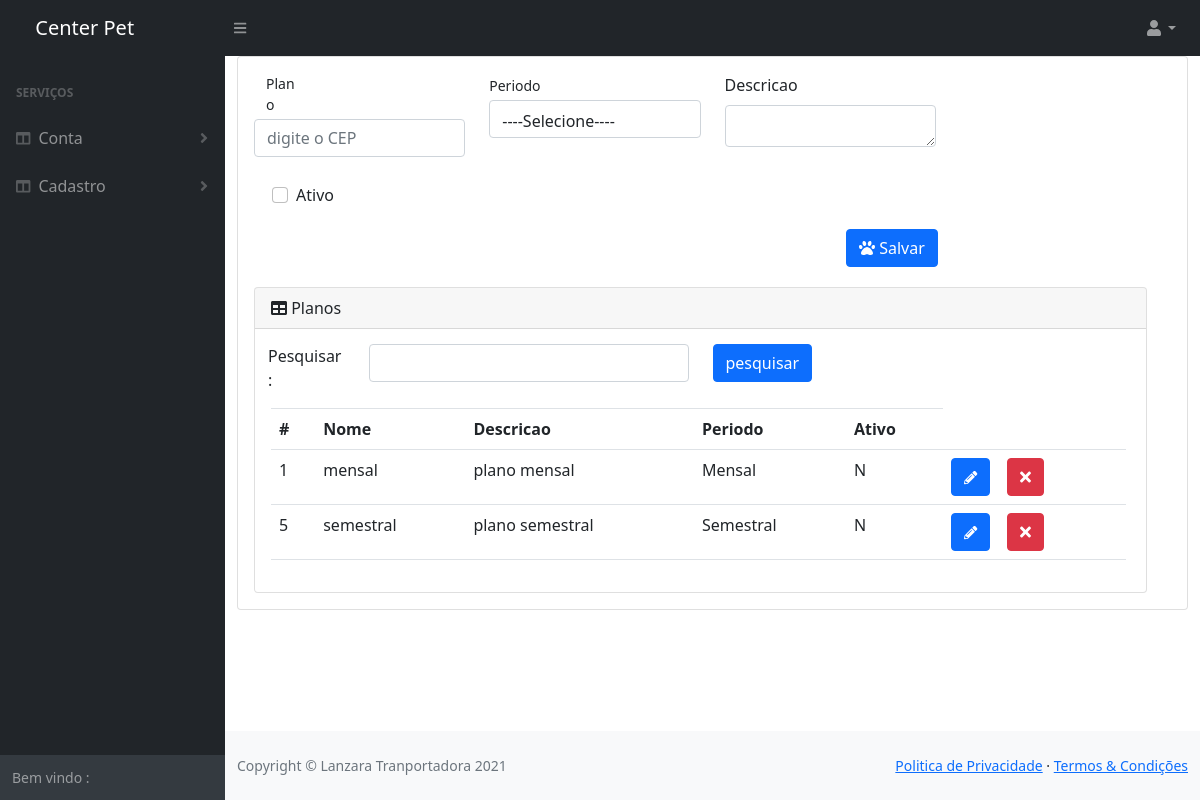
/sistema/Cad_planos.php (signed in), run on the app's committed database.
### tables this page shows
CREATE TABLE `planos` (
  `id_plano` int(11) NOT NULL,
  `nome_plano` varchar(300) NOT NULL,
  `Descricao` varchar(300) NOT NULL,
  `tempo` varchar(300) NOT NULL,
  `ativo` varchar(10) NOT NULL
);

### sistema/Cad_planos.php (the view, shortened to what this page needs)
<!DOCTYPE html>
<html lang="pt-BR">
<head>
    <link href="css/styles.css" rel="stylesheet" />
    <link href="https://cdn.jsdelivr.net/npm/bootstrap@5.0.1/dist/css/bootstrap.min.css" rel="stylesheet">
    <link href="https://cdn.datatables.net/1.10.20/css/dataTables.bootstrap4.min.css" rel="stylesheet" />
    <?php
    $TempoP = array(
        "" => "----Selecione----",
        "Mensal" => "Mensal",
        "Semestral" => "Semestral",
        "Anual" => "Anual"
    );
    ?>
</head>
<body class="sb-nav-fixed">
    <?php include 'nav.php'; ?>
    <div id="layoutSidenav">
        <?php include 'menu_lateral.php'; ?>
        <div id="layoutSidenav_content">
            <main>
                <div class="container-fluid">
                    <div class="card">
                        <div class="card-body">
                            <form id="formExemplo" method="post" action="crud/crud_planos.php" data-toggle="validator" role="form">
                                <div class="form-group row">
                                    <div class=" col-md-3">
                                        <label for="cep" class="small col-md-3 mb-1">Plano</label>
                                        <input name="nome_plano" type="text" placeholder="digite o CEP" class="form-control" id="cep" value="<?php if (isset($_GET["id_plano"])) {
                                                                                                                                            echo $dados["nome_plano"];
                                                                                                                                        } ?>">
                                    </div>
                                    <div class="form-group col-md-3 mb-0">
                                        <label class="small mb-1" for="cmbR">Periodo</label>
                                        <select id="cmbR" class="form-control py-2" name="tempo">
                                            <?php
                                            if (isset($_GET["id_plano"])) {
                                                foreach ($TempoP as $key => $value) {
                                                    if ($dados["tempo"] == $key) {
                                                        echo "<option value=" . $key . " selected>" . $value . "</option>";
                                                    } else {
                                                        echo "<option value=" . $key . ">" . $value . "</option>";
                                                    }
                                                }
                                            } else {
                                                foreach ($TempoP as $key => $value) {
                                                    echo "<option value=" . $key . ">" . $value . "</option>";
                                                }
                                            }
                                            ?>
                                        </select>
                                    </div>
                                    <div class="form-group col-md-3">
                                        <label for="descricao">Descricao</label>
                                        <textarea class="form-control py-2" id="descricao" rows="1" name="Descricao" value="<?php if (isset($_GET["id_plano"])) {
                                                                                                                                echo $dados["Descricao"];
                                                                                                                            } ?>"></textarea>
                                    </div>
                                    <div class="form-check" style="margin-left:30px; margin-top: 20px; ">
                                        <input type="checkbox" class="form-check-input" value="S" id="AtivoCli" name="ativo" <?php if (isset($_GET["id_plano"])) {
                                                                                                                                    if ($dados["ativo"] == "S") {
                                                                                                                                        echo "checked";
                                                                                                                                    }
                                                                                                                                } ?>>
                                        <label class="form-check-label" for="AtivoCli">Ativo</label>
                                    </div>
                                </div>
                                <div id="botoes" class="col-md-9 col-xs-12" style="margin-left:560px; margin: 20px; ">
                                    <div style="margin-left:560px; margin-top: 20px; " class="col-md-15">
                                        <button type="submit" class="btn btn-primary"><i class="fas fa-paw"></i> Salvar</button>
                                    </div>
                                </div>
                            </form>
                            <div class="row w-100">
                                <div class="col-xl-12 col-md-12 ">
                                    <div class="card">
                                        <div class="card-header">
                                            <i class="fas fa-table mr-6"></i> Planos
                                        </div>
                                        <form method="GET" style="margin-top:15px;" action="cad_cliente.php">
                                            <div class="row">
                                                <div class="col-md-6">
                                                    <div class="row">
                                                        <br />
                                                        <div style="padding-left:25px;" class="col-md-3">
                                                            Pesquisar:
                                                        </div>
                                                        <div class="col-md-9">
                                                            <input type="text" value="<?php if (isset($_GET["pesquisa"])) {
                                                                                            echo $_GET["pesquisa"];
                                                                                        } ?>" name="pesquisa" class="form-control">
                                                        </div>
                                                    </div>
                                                </div>
                                                <div class="col-md-6">
                                                    <input type="submit" class="btn btn-primary" value="pesquisar">
                                                </div>
                                            </div>
                                        </form>
                                        <div class="card-body mr-1">
                                            <table class="table table-hover">
                                                <tr>
                                                    <th>#</th>
                                                    <th>Nome</th>
                                                    <th>Descricao</th>
                                                    <th>Periodo</th>
                                                    <th>Ativo</th>
                                                </tr>
                                                <?php
                                                $consultaTabela = "";
                                                if (isset($_GET["pesquisa"])) {
                                                    $pesquisa = $_GET["pesquisa"];
                                                    $consultaTabela = "SELECT * FROM planos WHERE nome LIKE '%$pesquisa%' OR sobrenome LIKE '%$pesquisa%' OR email LIKE '%$pesquisa%' OR cpf LIKE '%$pesquisa%'";
                                                } else {
                                                    $consultaTabela = "SELECT * FROM planos ";
                                                }
                                                $queryClietes = $conexao->query($consultaTabela);
                                                while ($dados = $queryClietes->fetch_assoc()) {
                                                ?>
                                                    <tr>
                                                        <td><?php echo $dados["id_plano"]; ?></td>
                                                        <td><?php echo $dados["nome_plano"]; ?></td>
                                                        <td><?php echo $dados["Descricao"]; ?></td>
                                                        <td><?php echo $dados["tempo"];; ?></td>
                                                        <td><?php echo $dados["ativo"];; ?></td>
                                                        <td>
                                                            <a href="cad_planos.php?id_plano=<?php echo $dados["id_plano"]; ?>" class="btn btn-primary"><i style="font-size: 10pt;" class="fas fa-pencil-alt"></i></a>
                                                            <a href="crud/crud_planos.php?excluir=1&id_plano=<?php echo $dados["id_plano"]; ?>" class="btn btn-danger btn-excluir-cliente"><i class="fas fa-times"></i></a>
                                                        </td>
                                                    </tr>
                                                <?php } ?>
                                            </table>
                                        </div>
                                    </div>
                                </div>
                            </div>
                        </div>
                    </div>
                </div>
            </main>
            <?php include 'footer.php'; ?>
        </div>
    </div>
</body>
</html>

### data on the page
planos: id_plano "1", nome_plano "mensal", Descricao "plano mensal", tempo "Mensal", ativo "N"
planos: id_plano "5", nome_plano "semestral", Descricao "plano semestral", tempo "Semestral", ativo "N"

### other printed values
form field tempo "----Selecione----"
